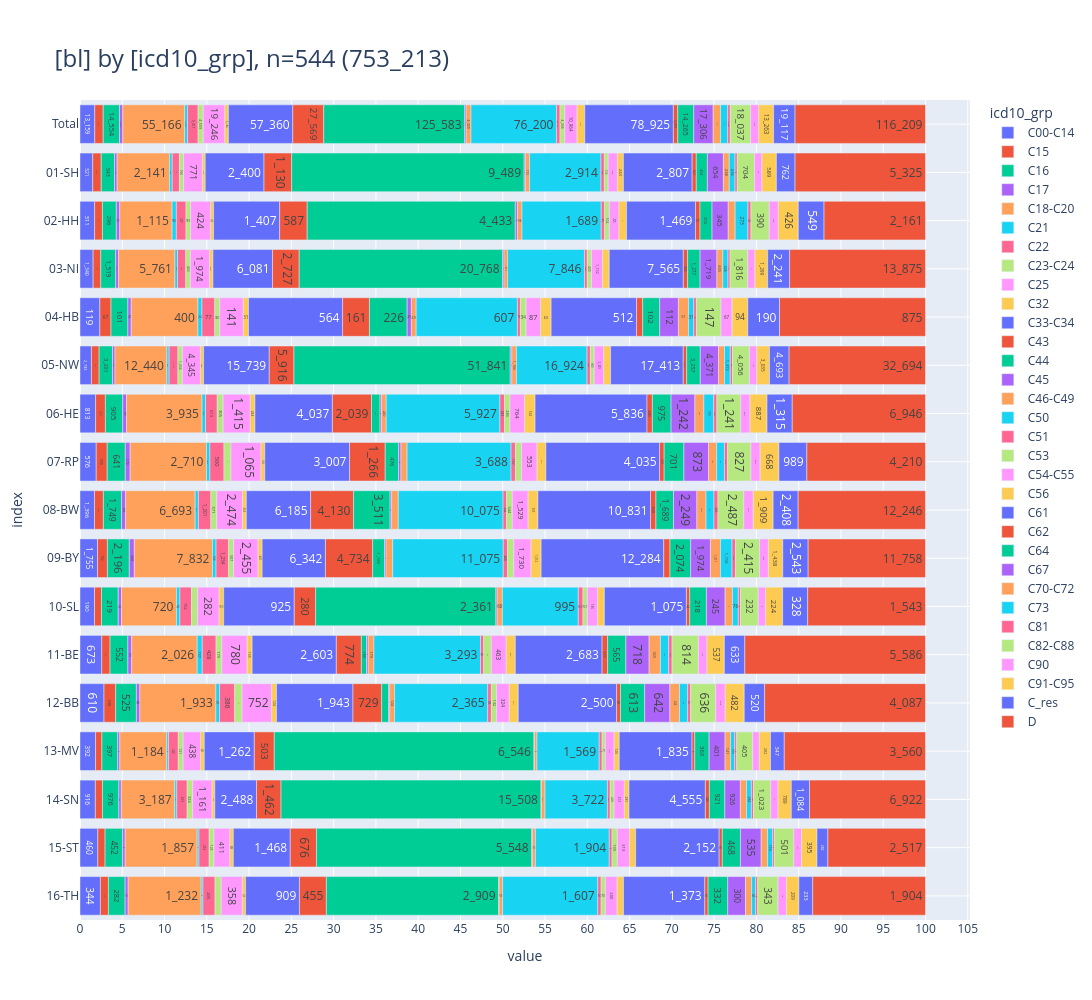

Notebook source saved alongside this figure:
### Markdown cell above
### <a id='toc1_5_2_'></a>[Diagnosegruppen](#toc0_)
- **Filter: DJ = 2023, C44 und D-Diagnosen sind eingeschlossen**

> 💡 `ZfKD`: _"Die Anteile für D-Diagnosen sind in etwa vergleichbar, die für C44 unterscheiden sich recht deutlich"_

### Code cell
_alias = "icd10_3d"
_df = (
    show_freqs(alias=_alias, incl_c44_and_d=True)
    .merge(dim_icd10_3d.to_df().set_index('code'), left_on=_alias, right_index=True, how="left")
    [["kkr", "code_kid", "cnt"]]
    .rename(columns={"kkr": "bl", "code_kid": "icd10_grp"})
)
_=pls.plot_stacked_bars(
    _df,
    orientation="h",
    normalize=False,
    relative=True,
    dropna=False,
    sort_values_index=False,
    show_total=True,
    height=1000,
)

### Figure 1 — Plotly figure (JSON) as saved in the notebook; plotly's stock layout.template omitted (floating-point values rounded to 4 significant figures)
{"data": [{"hovertemplate": "col=C00-C14<br>value=%{x}<br>index=%{y}<br>cnt_str=%{text}<extra></extra>", "legendgroup": "C00-C14", "marker": {"color": "#636EFA", "pattern": {"shape": ""}}, "name": "C00-C14", "orientation": "h", "showlegend": true, "text": ["13_159", "521", "311", "1_340", "119", "2_743", "813", "576", "1_396", "1_755", "190", "673", "610", "392", "916", "460", "344"], "textposition": "auto", "type": "bar", "x": [13159, 521, 311, 1340, 119, 2743, 813, 576, 1396, 1755, 190, 673, 610, 392, 916, 460, 344], "xaxis": "x", "y": [" Total", "01-SH", "02-HH", "03-NI", "04-HB", "05-NW", "06-HE", "07-RP", "08-BW", "09-BY", "10-SL", "11-BE", "12-BB", "13-MV", "14-SN", "15-ST", "16-TH"], "yaxis": "y"}, {"hovertemplate": "col=C15<br>value=%{x}<br>index=%{y}<br>cnt_str=%{text}<extra></extra>", "legendgroup": "C15", "marker": {"color": "#EF553B", "pattern": {"shape": ""}}, "name": "C15", "orientation": "h", "showlegend": true, "text": ["7_515", "346", "167", "785", "67", "1_846", "511", "390", "853", "992", "92", "256", "298", "161", "428", "187", "136"], "textposition": "auto", "type": "bar", "x": [7515, 346, 167, 785, 67, 1846, 511, 390, 853, 992, 92, 256, 298, 161, 428, 187, 136], "xaxis": "x", "y": [" Total", "01-SH", "02-HH", "03-NI", "04-HB", "05-NW", "06-HE", "07-RP", "08-BW", "09-BY", "10-SL", "11-BE", "12-BB", "13-MV", "14-SN", "15-ST", "16-TH"], "yaxis": "y"}, {"hovertemplate": "col=C16<br>value=%{x}<br>index=%{y}<br>cnt_str=%{text}<extra></extra>", "legendgroup": "C16", "marker": {"color": "#00CC96", "pattern": {"shape": ""}}, "name": "C16", "orientation": "h", "showlegend": true, "text": ["14_554", "543", "296", "1_519", "101", "3_201", "905", "641", "1_749", "2_196", "219", "552", "525", "397", "976", "452", "282"], "textposition": "auto", "type": "bar", "x": [14554, 543, 296, 1519, 101, 3201, 905, 641, 1749, 2196, 219, 552, 525, 397, 976, 452, 282], "xaxis": "x", "y": [" Total", "01-SH", "02-HH", "03-NI", "04-HB", "05-NW", "06-HE", "07-RP", "08-BW", "09-BY", "10-SL", "11-BE", "12-BB", "13-MV", "14-SN", "15-ST", "16-TH"], "yaxis": "y"}, {"hovertemplate": "col=C17<br>value=%{x}<br>index=%{y}<br>cnt_str=%{text}<extra></extra>", "legendgroup": "C17", "marker": {"color": "#AB63FA", "pattern": {"shape": ""}}, "name": "C17", "orientation": "h", "showlegend": true, "text": ["2_899", "105", "73", "291", "20", "594", "197", "172", "385", "500", "43", "116", "88", "54", "145", "65", "51"], "textposition": "auto", "type": "bar", "x": [2899, 105, 73, 291, 20, 594, 197, 172, 385, 500, 43, 116, 88, 54, 145, 65, 51], "xaxis": "x", "y": [" Total", "01-SH", "02-HH", "03-NI", "04-HB", "05-NW", "06-HE", "07-RP", "08-BW", "09-BY", "10-SL", "11-BE", "12-BB", "13-MV", "14-SN", "15-ST", "16-TH"], "yaxis": "y"}, {"hovertemplate": "col=C18-C20<br>value=%{x}<br>index=%{y}<br>cnt_str=%{text}<extra></extra>", "legendgroup": "C18-C20", "marker": {"color": "#FFA15A", "pattern": {"shape": ""}}, "name": "C18-C20", "orientation": "h", "showlegend": true, "text": ["55_166", "2_141", "1_115", "5_761", "400", "12_440", "3_935", "2_710", "6_693", "7_832", "720", "2_026", "1_933", "1_184", "3_187", "1_857", "1_232"], "textposition": "auto", "type": "bar", "x": [55166, 2141, 1115, 5761, 400, 12440, 3935, 2710, 6693, 7832, 720, 2026, 1933, 1184, 3187, 1857, 1232], "xaxis": "x", "y": [" Total", "01-SH", "02-HH", "03-NI", "04-HB", "05-NW", "06-HE", "07-RP", "08-BW", "09-BY", "10-SL", "11-BE", "12-BB", "13-MV", "14-SN", "15-ST", "16-TH"], "yaxis": "y"}, {"hovertemplate": "col=C21<br>value=%{x}<br>index=%{y}<br>cnt_str=%{text}<extra></extra>", "legendgroup": "C21", "marker": {"color": "#19D3F3", "pattern": {"shape": ""}}, "name": "C21", "orientation": "h", "showlegend": true, "text": ["2_526", "108", "90", "259", "24", "539", "181", "120", "311", "358", "45", "157", "92", "44", "121", "47", "30"], "textposition": "auto", "type": "bar", "x": [2526, 108, 90, 259, 24, 539, 181, 120, 311, 358, 45, 157, 92, 44, 121, 47, 30], "xaxis": "x", "y": [" Total", "01-SH", "02-HH", "03-NI", "04-HB", "05-NW", "06-HE", "07-RP", "08-BW", "09-BY", "10-SL", "11-BE", "12-BB", "13-MV", "14-SN", "15-ST", "16-TH"], "yaxis": "y"}, {"hovertemplate": "col=C22<br>value=%{x}<br>index=%{y}<br>cnt_str=%{text}<extra></extra>", "legendgroup": "C22", "marker": {"color": "#FF6692", "pattern": {"shape": ""}}, "name": "C22", "orientation": "h", "showlegend": true, "text": ["9_411", "296", "207", "850", "77", "2_110", "613", "500", "1_201", "1_254", "152", "428", "386", "246", "623", "263", "205"], "textposition": "auto", "type": "bar", "x": [9411, 296, 207, 850, 77, 2110, 613, 500, 1201, 1254, 152, 428, 386, 246, 623, 263, 205], "xaxis": "x", "y": [" Total", "01-SH", "02-HH", "03-NI", "04-HB", "05-NW", "06-HE", "07-RP", "08-BW", "09-BY", "10-SL", "11-BE", "12-BB", "13-MV", "14-SN", "15-ST", "16-TH"], "yaxis": "y"}, {"hovertemplate": "col=C23-C24<br>value=%{x}<br>index=%{y}<br>cnt_str=%{text}<extra></extra>", "legendgroup": "C23-C24", "marker": {"color": "#B6E880", "pattern": {"shape": ""}}, "name": "C23-C24", "orientation": "h", "showlegend": true, "text": ["4_559", "166", "99", "463", "30", "1_054", "305", "248", "571", "507", "80", "179", "186", "121", "324", "123", "103"], "textposition": "auto", "type": "bar", "x": [4559, 166, 99, 463, 30, 1054, 305, 248, 571, 507, 80, 179, 186, 121, 324, 123, 103], "xaxis": "x", "y": [" Total", "01-SH", "02-HH", "03-NI", "04-HB", "05-NW", "06-HE", "07-RP", "08-BW", "09-BY", "10-SL", "11-BE", "12-BB", "13-MV", "14-SN", "15-ST", "16-TH"], "yaxis": "y"}, {"hovertemplate": "col=C25<br>value=%{x}<br>index=%{y}<br>cnt_str=%{text}<extra></extra>", "legendgroup": "C25", "marker": {"color": "#FF97FF", "pattern": {"shape": ""}}, "name": "C25", "orientation": "h", "showlegend": true, "text": ["19_246", "771", "424", "1_974", "141", "4_345", "1_415", "1_065", "2_474", "2_455", "282", "780", "752", "438", "1_161", "411", "358"], "textposition": "auto", "type": "bar", "x": [19246, 771, 424, 1974, 141, 4345, 1415, 1065, 2474, 2455, 282, 780, 752, 438, 1161, 411, 358], "xaxis": "x", "y": [" Total", "01-SH", "02-HH", "03-NI", "04-HB", "05-NW", "06-HE", "07-RP", "08-BW", "09-BY", "10-SL", "11-BE", "12-BB", "13-MV", "14-SN", "15-ST", "16-TH"], "yaxis": "y"}, {"hovertemplate": "col=C32<br>value=%{x}<br>index=%{y}<br>cnt_str=%{text}<extra></extra>", "legendgroup": "C32", "marker": {"color": "#FECB52", "pattern": {"shape": ""}}, "name": "C32", "orientation": "h", "showlegend": true, "text": ["3_184", "114", "64", "335", "31", "758", "244", "135", "365", "401", "59", "155", "124", "95", "162", "88", "54"], "textposition": "auto", "type": "bar", "x": [3184, 114, 64, 335, 31, 758, 244, 135, 365, 401, 59, 155, 124, 95, 162, 88, 54], "xaxis": "x", "y": [" Total", "01-SH", "02-HH", "03-NI", "04-HB", "05-NW", "06-HE", "07-RP", "08-BW", "09-BY", "10-SL", "11-BE", "12-BB", "13-MV", "14-SN", "15-ST", "16-TH"], "yaxis": "y"}, {"hovertemplate": "col=C33-C34<br>value=%{x}<br>index=%{y}<br>cnt_str=%{text}<extra></extra>", "legendgroup": "C33-C34", "marker": {"color": "#636EFA", "pattern": {"shape": ""}}, "name": "C33-C34", "orientation": "h", "showlegend": true, "text": ["57_360", "2_400", "1_407", "6_081", "564", "15_739", "4_037", "3_007", "6_185", "6_342", "925", "2_603", "1_943", "1_262", "2_488", "1_468", "909"], "textposition": "auto", "type": "bar", "x": [57360, 2400, 1407, 6081, 564, 15739, 4037, 3007, 6185, 6342, 925, 2603, 1943, 1262, 2488, 1468, 909], "xaxis": "x", "y": [" Total", "01-SH", "02-HH", "03-NI", "04-HB", "05-NW", "06-HE", "07-RP", "08-BW", "09-BY", "10-SL", "11-BE", "12-BB", "13-MV", "14-SN", "15-ST", "16-TH"], "yaxis": "y"}, {"hovertemplate": "col=C43<br>value=%{x}<br>index=%{y}<br>cnt_str=%{text}<extra></extra>", "legendgroup": "C43", "marker": {"color": "#EF553B", "pattern": {"shape": ""}}, "name": "C43", "orientation": "h", "showlegend": true, "text": ["27_569", "1_130", "587", "2_727", "161", "5_916", "2_039", "1_266", "4_130", "4_734", "280", "774", "729", "503", "1_462", "676", "455"], "textposition": "auto", "type": "bar", "x": [27569, 1130, 587, 2727, 161, 5916, 2039, 1266, 4130, 4734, 280, 774, 729, 503, 1462, 676, 455], "xaxis": "x", "y": [" Total", "01-SH", "02-HH", "03-NI", "04-HB", "05-NW", "06-HE", "07-RP", "08-BW", "09-BY", "10-SL", "11-BE", "12-BB", "13-MV", "14-SN", "15-ST", "16-TH"], "yaxis": "y"}, {"hovertemplate": "col=C44<br>value=%{x}<br>index=%{y}<br>cnt_str=%{text}<extra></extra>", "legendgroup": "C44", "marker": {"color": "#00CC96", "pattern": {"shape": ""}}, "name": "C44", "orientation": "h", "showlegend": true, "text": ["125_583", "9_489", "4_433", "20_768", "226", "51_841", "444", "476", "3_511", "1_189", "2_361", "160", "174", "6_546", "15_508", "5_548", "2_909"], "textposition": "auto", "type": "bar", "x": [125583, 9489, 4433, 20768, 226, 51841, 444, 476, 3511, 1189, 2361, 160, 174, 6546, 15508, 5548, 2909], "xaxis": "x", "y": [" Total", "01-SH", "02-HH", "03-NI", "04-HB", "05-NW", "06-HE", "07-RP", "08-BW", "09-BY", "10-SL", "11-BE", "12-BB", "13-MV", "14-SN", "15-ST", "16-TH"], "yaxis": "y"}, {"hovertemplate": "col=C45<br>value=%{x}<br>index=%{y}<br>cnt_str=%{text}<extra></extra>", "legendgroup": "C45", "marker": {"color": "#AB63FA", "pattern": {"shape": ""}}, "name": "C45", "orientation": "h", "showlegend": true, "text": ["1_267", "49", "45", "139", "25", "376", "82", "82", "152", "147", "17", "51", "31", "13", "30", "21", "7"], "textposition": "auto", "type": "bar", "x": [1267, 49, 45, 139, 25, 376, 82, 82, 152, 147, 17, 51, 31, 13, 30, 21, 7], "xaxis": "x", "y": [" Total", "01-SH", "02-HH", "03-NI", "04-HB", "05-NW", "06-HE", "07-RP", "08-BW", "09-BY", "10-SL", "11-BE", "12-BB", "13-MV", "14-SN", "15-ST", "16-TH"], "yaxis": "y"}, {"hovertemplate": "col=C46-C49<br>value=%{x}<br>index=%{y}<br>cnt_str=%{text}<extra></extra>", "legendgroup": "C46-C49", "marker": {"color": "#FFA15A", "pattern": {"shape": ""}}, "name": "C46-C49", "orientation": "h", "showlegend": true, "text": ["4_320", "172", "96", "371", "29", "1_104", "240", "218", "638", "672", "68", "179", "124", "63", "211", "76", "59"], "textposition": "auto", "type": "bar", "x": [4320, 172, 96, 371, 29, 1104, 240, 218, 638, 672, 68, 179, 124, 63, 211, 76, 59], "xaxis": "x", "y": [" Total", "01-SH", "02-HH", "03-NI", "04-HB", "05-NW", "06-HE", "07-RP", "08-BW", "09-BY", "10-SL", "11-BE", "12-BB", "13-MV", "14-SN", "15-ST", "16-TH"], "yaxis": "y"}, {"hovertemplate": "col=C50<br>value=%{x}<br>index=%{y}<br>cnt_str=%{text}<extra></extra>", "legendgroup": "C50", "marker": {"color": "#19D3F3", "pattern": {"shape": ""}}, "name": "C50", "orientation": "h", "showlegend": true, "text": ["76_200", "2_914", "1_689", "7_846", "607", "16_924", "5_927", "3_688", "10_075", "11_075", "995", "3_293", "2_365", "1_569", "3_722", "1_904", "1_607"], "textposition": "auto", "type": "bar", "x": [76200, 2914, 1689, 7846, 607, 16924, 5927, 3688, 10075, 11075, 995, 3293, 2365, 1569, 3722, 1904, 1607], "xaxis": "x", "y": [" Total", "01-SH", "02-HH", "03-NI", "04-HB", "05-NW", "06-HE", "07-RP", "08-BW", "09-BY", "10-SL", "11-BE", "12-BB", "13-MV", "14-SN", "15-ST", "16-TH"], "yaxis": "y"}, {"hovertemplate": "col=C51<br>value=%{x}<br>index=%{y}<br>cnt_str=%{text}<extra></extra>", "legendgroup": "C51", "marker": {"color": "#FF6692", "pattern": {"shape": ""}}, "name": "C51", "orientation": "h", "showlegend": true, "text": ["3_112", "139", "71", "284", "18", "809", "243", "157", "343", "428", "61", "99", "94", "73", "167", "70", "56"], "textposition": "auto", "type": "bar", "x": [3112, 139, 71, 284, 18, 809, 243, 157, 343, 428, 61, 99, 94, 73, 167, 70, 56], "xaxis": "x", "y": [" Total", "01-SH", "02-HH", "03-NI", "04-HB", "05-NW", "06-HE", "07-RP", "08-BW", "09-BY", "10-SL", "11-BE", "12-BB", "13-MV", "14-SN", "15-ST", "16-TH"], "yaxis": "y"}, {"hovertemplate": "col=C53<br>value=%{x}<br>index=%{y}<br>cnt_str=%{text}<extra></extra>", "legendgroup": "C53", "marker": {"color": "#B6E880", "pattern": {"shape": ""}}, "name": "C53", "orientation": "h", "showlegend": true, "text": ["4_236", "155", "102", "430", "34", "909", "283", "214", "544", "626", "57", "234", "132", "79", "228", "139", "70"], "textposition": "auto", "type": "bar", "x": [4236, 155, 102, 430, 34, 909, 283, 214, 544, 626, 57, 234, 132, 79, 228, 139, 70], "xaxis": "x", "y": [" Total", "01-SH", "02-HH", "03-NI", "04-HB", "05-NW", "06-HE", "07-RP", "08-BW", "09-BY", "10-SL", "11-BE", "12-BB", "13-MV", "14-SN", "15-ST", "16-TH"], "yaxis": "y"}, {"hovertemplate": "col=C54-C55<br>value=%{x}<br>index=%{y}<br>cnt_str=%{text}<extra></extra>", "legendgroup": "C54-C55", "marker": {"color": "#FF97FF", "pattern": {"shape": ""}}, "name": "C54-C55", "orientation": "h", "showlegend": true, "text": ["10_964", "379", "205", "1_132", "87", "2_309", "764", "553", "1_529", "1_730", "136", "463", "324", "227", "613", "313", "200"], "textposition": "auto", "type": "bar", "x": [10964, 379, 205, 1132, 87, 2309, 764, 553, 1529, 1730, 136, 463, 324, 227, 613, 313, 200], "xaxis": "x", "y": [" Total", "01-SH", "02-HH", "03-NI", "04-HB", "05-NW", "06-HE", "07-RP", "08-BW", "09-BY", "10-SL", "11-BE", "12-BB", "13-MV", "14-SN", "15-ST", "16-TH"], "yaxis": "y"}, {"hovertemplate": "col=C56<br>value=%{x}<br>index=%{y}<br>cnt_str=%{text}<extra></extra>", "legendgroup": "C56", "marker": {"color": "#FECB52", "pattern": {"shape": ""}}, "name": "C56", "orientation": "h", "showlegend": true, "text": ["6_845", "243", "161", "684", "63", "1_621", "542", "313", "939", "1_012", "87", "280", "227", "126", "281", "159", "107"], "textposition": "auto", "type": "bar", "x": [6845, 243, 161, 684, 63, 1621, 542, 313, 939, 1012, 87, 280, 227, 126, 281, 159, 107], "xaxis": "x", "y": [" Total", "01-SH", "02-HH", "03-NI", "04-HB", "05-NW", "06-HE", "07-RP", "08-BW", "09-BY", "10-SL", "11-BE", "12-BB", "13-MV", "14-SN", "15-ST", "16-TH"], "yaxis": "y"}, {"hovertemplate": "col=C61<br>value=%{x}<br>index=%{y}<br>cnt_str=%{text}<extra></extra>", "legendgroup": "C61", "marker": {"color": "#636EFA", "pattern": {"shape": ""}}, "name": "C61", "orientation": "h", "showlegend": true, "text": ["78_925", "2_807", "1_469", "7_565", "512", "17_413", "5_836", "4_035", "10_831", "12_284", "1_075", "2_683", "2_500", "1_835", "4_555", "2_152", "1_373"], "textposition": "auto", "type": "bar", "x": [78925, 2807, 1469, 7565, 512, 17413, 5836, 4035, 10831, 12284, 1075, 2683, 2500, 1835, 4555, 2152, 1373], "xaxis": "x", "y": [" Total", "01-SH", "02-HH", "03-NI", "04-HB", "05-NW", "06-HE", "07-RP", "08-BW", "09-BY", "10-SL", "11-BE", "12-BB", "13-MV", "14-SN", "15-ST", "16-TH"], "yaxis": "y"}, {"hovertemplate": "col=C62<br>value=%{x}<br>index=%{y}<br>cnt_str=%{text}<extra></extra>", "legendgroup": "C62", "marker": {"color": "#EF553B", "pattern": {"shape": ""}}, "name": "C62", "orientation": "h", "showlegend": true, "text": ["3_910", "167", "97", "435", "37", "827", "280", "161", "520", "628", "44", "171", "99", "68", "240", "81", "55"], "textposition": "auto", "type": "bar", "x": [3910, 167, 97, 435, 37, 827, 280, 161, 520, 628, 44, 171, 99, 68, 240, 81, 55], "xaxis": "x", "y": [" Total", "01-SH", "02-HH", "03-NI", "04-HB", "05-NW", "06-HE", "07-RP", "08-BW", "09-BY", "10-SL", "11-BE", "12-BB", "13-MV", "14-SN", "15-ST", "16-TH"], "yaxis": "y"}, {"hovertemplate": "col=C64<br>value=%{x}<br>index=%{y}<br>cnt_str=%{text}<extra></extra>", "legendgroup": "C64", "marker": {"color": "#00CC96", "pattern": {"shape": ""}}, "name": "C64", "orientation": "h", "showlegend": true, "text": ["14_265", "454", "256", "1_277", "102", "3_257", "975", "701", "1_689", "2_074", "218", "565", "613", "363", "921", "468", "332"], "textposition": "auto", "type": "bar", "x": [14265, 454, 256, 1277, 102, 3257, 975, 701, 1689, 2074, 218, 565, 613, 363, 921, 468, 332], "xaxis": "x", "y": [" Total", "01-SH", "02-HH", "03-NI", "04-HB", "05-NW", "06-HE", "07-RP", "08-BW", "09-BY", "10-SL", "11-BE", "12-BB", "13-MV", "14-SN", "15-ST", "16-TH"], "yaxis": "y"}, {"hovertemplate": "col=C67<br>value=%{x}<br>index=%{y}<br>cnt_str=%{text}<extra></extra>", "legendgroup": "C67", "marker": {"color": "#AB63FA", "pattern": {"shape": ""}}, "name": "C67", "orientation": "h", "showlegend": true, "text": ["17_306", "654", "345", "1_719", "112", "4_371", "1_242", "873", "2_249", "1_974", "245", "718", "642", "401", "926", "535", "300"], "textposition": "auto", "type": "bar", "x": [17306, 654, 345, 1719, 112, 4371, 1242, 873, 2249, 1974, 245, 718, 642, 401, 926, 535, 300], "xaxis": "x", "y": [" Total", "01-SH", "02-HH", "03-NI", "04-HB", "05-NW", "06-HE", "07-RP", "08-BW", "09-BY", "10-SL", "11-BE", "12-BB", "13-MV", "14-SN", "15-ST", "16-TH"], "yaxis": "y"}, {"hovertemplate": "col=C70-C72<br>value=%{x}<br>index=%{y}<br>cnt_str=%{text}<extra></extra>", "legendgroup": "C70-C72", "marker": {"color": "#FFA15A", "pattern": {"shape": ""}}, "name": "C70-C72", "orientation": "h", "showlegend": true, "text": ["6_606", "238", "147", "605", "61", "1_441", "466", "289", "878", "1_011", "97", "349", "244", "141", "372", "164", "103"], "textposition": "auto", "type": "bar", "x": [6606, 238, 147, 605, 61, 1441, 466, 289, 878, 1011, 97, 349, 244, 141, 372, 164, 103], "xaxis": "x", "y": [" Total", "01-SH", "02-HH", "03-NI", "04-HB", "05-NW", "06-HE", "07-RP", "08-BW", "09-BY", "10-SL", "11-BE", "12-BB", "13-MV", "14-SN", "15-ST", "16-TH"], "yaxis": "y"}, {"hovertemplate": "col=C73<br>value=%{x}<br>index=%{y}<br>cnt_str=%{text}<extra></extra>", "legendgroup": "C73", "marker": {"color": "#19D3F3", "pattern": {"shape": ""}}, "name": "C73", "orientation": "h", "showlegend": true, "text": ["6_272", "236", "273", "526", "31", "1_372", "515", "275", "765", "1_158", "76", "257", "206", "103", "284", "130", "65"], "textposition": "auto", "type": "bar", "x": [6272, 236, 273, 526, 31, 1372, 515, 275, 765, 1158, 76, 257, 206, 103, 284, 130, 65], "xaxis": "x", "y": [" Total", "01-SH", "02-HH", "03-NI", "04-HB", "05-NW", "06-HE", "07-RP", "08-BW", "09-BY", "10-SL", "11-BE", "12-BB", "13-MV", "14-SN", "15-ST", "16-TH"], "yaxis": "y"}, {"hovertemplate": "col=C81<br>value=%{x}<br>index=%{y}<br>cnt_str=%{text}<extra></extra>", "legendgroup": "C81", "marker": {"color": "#FF6692", "pattern": {"shape": ""}}, "name": "C81", "orientation": "h", "showlegend": true, "text": ["2_398", "93", "64", "211", "16", "536", "166", "112", "383", "343", "29", "104", "77", "49", "130", "47", "38"], "textposition": "auto", "type": "bar", "x": [2398, 93, 64, 211, 16, 536, 166, 112, 383, 343, 29, 104, 77, 49, 130, 47, 38], "xaxis": "x", "y": [" Total", "01-SH", "02-HH", "03-NI", "04-HB", "05-NW", "06-HE", "07-RP", "08-BW", "09-BY", "10-SL", "11-BE", "12-BB", "13-MV", "14-SN", "15-ST", "16-TH"], "yaxis": "y"}, {"hovertemplate": "col=C82-C88<br>value=%{x}<br>index=%{y}<br>cnt_str=%{text}<extra></extra>", "legendgroup": "C82-C88", "marker": {"color": "#B6E880", "pattern": {"shape": ""}}, "name": "C82-C88", "orientation": "h", "showlegend": true, "text": ["18_037", "704", "390", "1_816", "147", "4_056", "1_241", "827", "2_487", "2_415", "232", "814", "636", "405", "1_023", "501", "343"], "textposition": "auto", "type": "bar", "x": [18037, 704, 390, 1816, 147, 4056, 1241, 827, 2487, 2415, 232, 814, 636, 405, 1023, 501, 343], "xaxis": "x", "y": [" Total", "01-SH", "02-HH", "03-NI", "04-HB", "05-NW", "06-HE", "07-RP", "08-BW", "09-BY", "10-SL", "11-BE", "12-BB", "13-MV", "14-SN", "15-ST", "16-TH"], "yaxis": "y"}, {"hovertemplate": "col=C90<br>value=%{x}<br>index=%{y}<br>cnt_str=%{text}<extra></extra>", "legendgroup": "C90", "marker": {"color": "#FF97FF", "pattern": {"shape": ""}}, "name": "C90", "orientation": "h", "showlegend": true, "text": ["7_230", "302", "192", "723", "67", "1_782", "484", "329", "911", "886", "96", "265", "243", "166", "441", "200", "143"], "textposition": "auto", "type": "bar", "x": [7230, 302, 192, 723, 67, 1782, 484, 329, 911, 886, 96, 265, 243, 166, 441, 200, 143], "xaxis": "x", "y": [" Total", "01-SH", "02-HH", "03-NI", "04-HB", "05-NW", "06-HE", "07-RP", "08-BW", "09-BY", "10-SL", "11-BE", "12-BB", "13-MV", "14-SN", "15-ST", "16-TH"], "yaxis": "y"}, {"hovertemplate": "col=C91-C95<br>value=%{x}<br>index=%{y}<br>cnt_str=%{text}<extra></extra>", "legendgroup": "C91-C95", "marker": {"color": "#FECB52", "pattern": {"shape": ""}}, "name": "C91-C95", "orientation": "h", "showlegend": true, "text": ["13_263", "589", "426", "1_299", "94", "3_035", "887", "668", "1_909", "1_438", "224", "537", "482", "282", "789", "395", "209"], "textposition": "auto", "type": "bar", "x": [13263, 589, 426, 1299, 94, 3035, 887, 668, 1909, 1438, 224, 537, 482, 282, 789, 395, 209], "xaxis": "x", "y": [" Total", "01-SH", "02-HH", "03-NI", "04-HB", "05-NW", "06-HE", "07-RP", "08-BW", "09-BY", "10-SL", "11-BE", "12-BB", "13-MV", "14-SN", "15-ST", "16-TH"], "yaxis": "y"}, {"hovertemplate": "col=C_res<br>value=%{x}<br>index=%{y}<br>cnt_str=%{text}<extra></extra>", "legendgroup": "C_res", "marker": {"color": "#636EFA", "pattern": {"shape": ""}}, "name": "C_res", "orientation": "h", "showlegend": true, "text": ["19_117", "762", "549", "2_241", "190", "4_693", "1_315", "989", "2_408", "2_543", "328", "633", "520", "347", "1_084", "282", "233"], "textposition": "auto", "type": "bar", "x": [19117, 762, 549, 2241, 190, 4693, 1315, 989, 2408, 2543, 328, 633, 520, 347, 1084, 282, 233], "xaxis": "x", "y": [" Total", "01-SH", "02-HH", "03-NI", "04-HB", "05-NW", "06-HE", "07-RP", "08-BW", "09-BY", "10-SL", "11-BE", "12-BB", "13-MV", "14-SN", "15-ST", "16-TH"], "yaxis": "y"}, {"hovertemplate": "col=D<br>value=%{x}<br>index=%{y}<br>cnt_str=%{text}<extra></extra>", "legendgroup": "D", "marker": {"color": "#EF553B", "pattern": {"shape": ""}}, "name": "D", "orientation": "h", "showlegend": true, "text": ["116_209", "5_325", "2_161", "13_875", "875", "32_694", "6_946", "4_210", "12_246", "11_758", "1_543", "5_586", "4_087", "3_560", "6_922", "2_517", "1_904"], "textposition": "auto", "type": "bar", "x": [116209, 5325, 2161, 13875, 875, 32694, 6946, 4210, 12246, 11758, 1543, 5586, 4087, 3560, 6922, 2517, 1904], "xaxis": "x", "y": [" Total", "01-SH", "02-HH", "03-NI", "04-HB", "05-NW", "06-HE", "07-RP", "08-BW", "09-BY", "10-SL", "11-BE", "12-BB", "13-MV", "14-SN", "15-ST", "16-TH"], "yaxis": "y"}], "layout": {"barmode": "relative", "barnorm": "percent", "height": 1000, "legend": {"title": {"text": "icd10_grp"}, "tracegroupgap": 0, "traceorder": "normal"}, "title": {"font": {"size": 24}, "text": "[bl] by [icd10_grp], n=544 (753_213)", "xanchor": "left", "y": 0.95, "yanchor": "top"}, "width": 2000, "xaxis": {"anchor": "y", "domain": [0, 1], "dtick": 5, "gridwidth": 1, "showgrid": true, "title": {"text": "value"}}, "yaxis": {"anchor": "x", "categoryarray": ["16-TH", "15-ST", "14-SN", "13-MV", "12-BB", "11-BE", "10-SL", "09-BY", "08-BW", "07-RP", "06-HE", "05-NW", "04-HB", "03-NI", "02-HH", "01-SH", " Total"], "categoryorder": "array", "domain": [0, 1], "gridwidth": 1, "showgrid": true, "title": {"text": "index"}}}}
